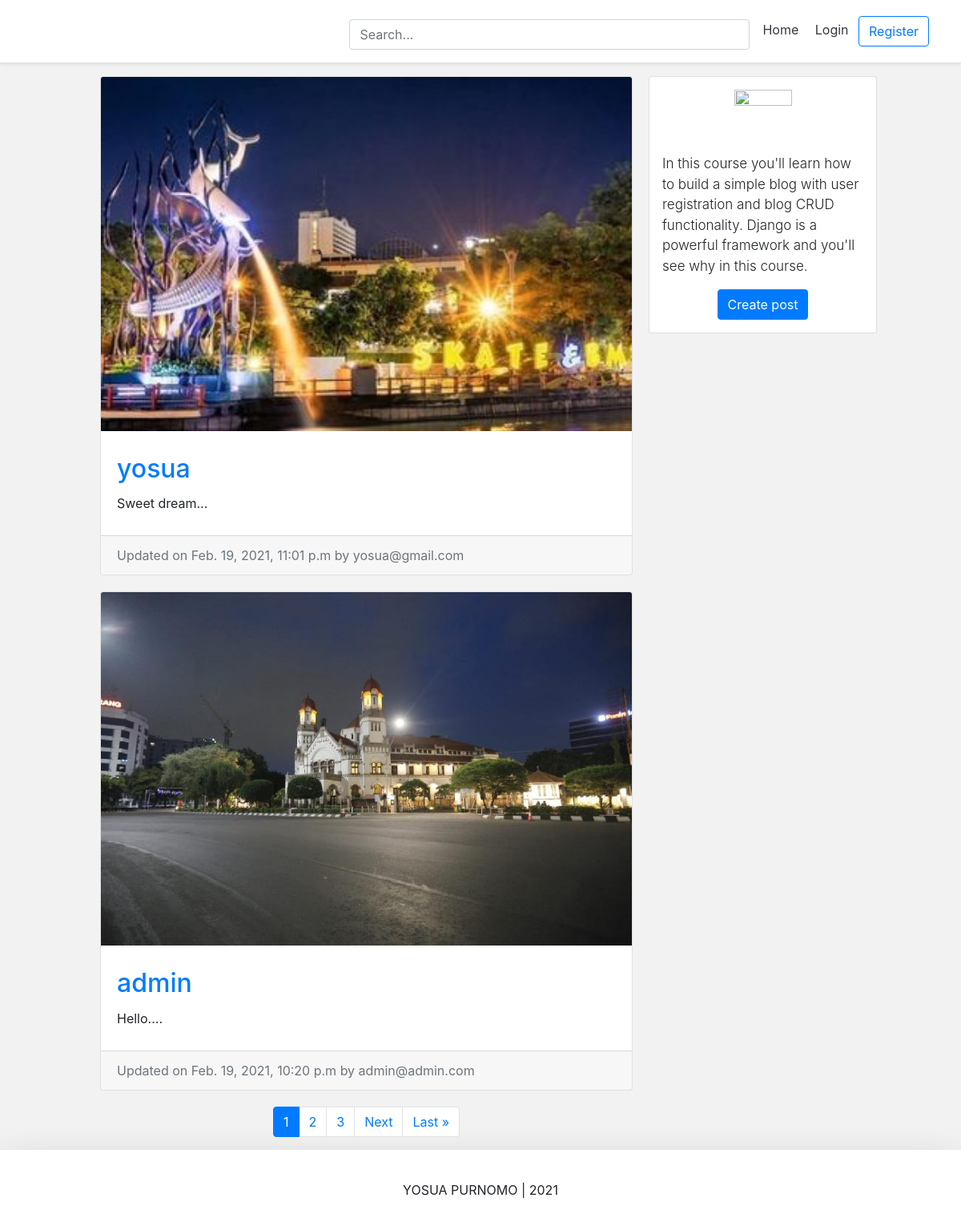
The page / on the database its author committed.
### Post/models.py (models this page shows, shortened)
class PostModel(models.Model):
	caption			= models.TextField(max_length=5000, null=False, blank=True)
	image			= models.ImageField(upload_to=upload_location, null=False, blank=True)
	date_published	= models.DateTimeField(auto_now_add=True, verbose_name='date published')
	date_updated	= models.DateTimeField(auto_now=True, verbose_name='date updated')
	author			= models.ForeignKey(settings.AUTH_USER_MODEL, on_delete=models.CASCADE)
	slug 			= models.SlugField(blank=True, unique=True)

### Account/models.py (models this page shows, shortened)
class Account(AbstractBaseUser):
	email 			= models.EmailField(verbose_name='email', max_length=60, unique=True)
	username 		= models.CharField(max_length=30, unique=True)
	date_joined		= models.DateTimeField(verbose_name='date joined', auto_now_add=True)
	last_login		= models.DateTimeField(verbose_name='last login', auto_now=True)
	is_admin		= models.BooleanField(default=False)
	is_active		= models.BooleanField(default=True)
	is_staff		= models.BooleanField(default=False)
	is_superuser	= models.BooleanField(default=False)
	USERNAME_FIELD = 'email'
	REQUIRED_FIELDS = ['username']
	objects = AccountManage()
	def __str__(self):
		return self.email

### Personal/views.py (the view)
# urls.py: path('', home_view.as_view(), name="home"),
class home_view(ListView):
	page_kwarg = 'page'
	paginate_by = 2
	context_object_name = 'post_model'
	model = PostModel
	template_name = 'personal/home.html'
	ordering = '-date_published'
	def get_context_data(self, **kwargs):
		search = self.request.GET.get('q', '')
		self.extra_context = {
			'query':str(search)
			}
		print(self.extra_context)
		return super().get_context_data(**kwargs)
	def get_queryset(self):
		search = self.request.GET.get('q', False)
		if search:
			self.querset = self.model.objects.filter(
							Q(caption__icontains=search) |
							 Q(author__username=search)
							 )
			return self.querset
		return super().get_queryset()

### Personal/templates/personal/home.html (shortened to what this page needs)
{% extends 'base.html' %}
{% load static %}
{% block content %}
<link rel="stylesheet" type="text/css" href="{% static "personal/home.css" %}">
<div class="container">
	<div class="row">
		<div class="left-column col-lg-7 offset-lg-1">
				{% for post in post_model %}
					<div class="blog-post-container">
						{% include 'post/snippets/blog_post_snippet.html' with post_model=post %}
					</div>
				{% endfor %}
			{% include 'post/snippets/blog_post_pagination.html' with post_model=post_model %}
		</div>
		<div class="right-column col-lg-3 d-lg-flex d-none flex-column">
			<div class="card create-post-bar d-flex flex-column p-3">
				<img class="img-fluid d-block m-auto pb-2" src="{% static 'codingwithmitch_logo.png' %}" width="72" height="72">
				<p class="lead">In this course you'll learn how to build a simple blog with user registration and blog CRUD functionality. Django is a powerful
  					framework and you'll see why in this course.</p>
				<p class="m-auto"><a class="btn btn-primary" href="{% url 'post:create' %}">Create post</a></p>
			</div>
		</div>
	</div>
</div>
{% endblock content %}

### Post/templates/post/snippets/blog_post_snippet.html (shortened to what this page needs)
{% load static %}
<link rel="stylesheet" type="text/css" href="{% static "post/blog_snippets.css" %}">
{% if post_model %}
<div class="container">
	<div class="row">
		<div class="card m-auto">
			<a href="{% url 'post:detail' post.slug %}">
				<img class="card-img-top" src="{{post_model.image.url}}">
			</a>
			<div class="card-body mt-2 mb-2">
				<a href="{% url 'post:detail' post.slug %}">
					<h2 class="card-title">{{post_model.author.username}}</h2>
				</a>
				<p class="card-text">{{post_model.caption|linebreaksbr|truncatechars:250}}</p>
			</div>
			<div class="card-footer text-muted">
			  Updated on {{post_model.date_updated}} by {{post_model.author}}
			</div>
		</div>
	</div>
</div>
{% endif %}

### static/css/header.css (style rules this page uses)
@media (min-width: 768px) { html { font-size: 16px; } }

### static/css/base.css (style rules this page uses)
body { background-color: #f2f2f2; }

### Personal/static/personal/home.css (style rules this page uses)
@media (min-width: 768px) { .right-column { margin-left: 20px; } }
.blog-post-container { margin-bottom: 20px; width: 100%; }
.create-post-bar { background-color: #fff; margin-bottom:20px; }
.left-column { padding:0px; }
.right-column { padding:0px; }
.lead { font-size: 17px; }

### Post/static/post/blog_snippets.css (style rules this page uses)
.card { max-width: 700px; width: 100%; }
.card-body { padding: 20px; }

### rows shown on the page
PostModel: image (picture), author.username "yosua", caption "Sweet dream...", date_updated "Feb. 19, 2021, 11:01 p.m", author "yosua@gmail.com"
PostModel: image (picture), author.username "admin", caption "Hello....", date_updated "Feb. 19, 2021, 10:20 p.m", author "admin@admin.com"

### other values the page prints
{{ i }} "1"
{{ i }} "2" "3"
